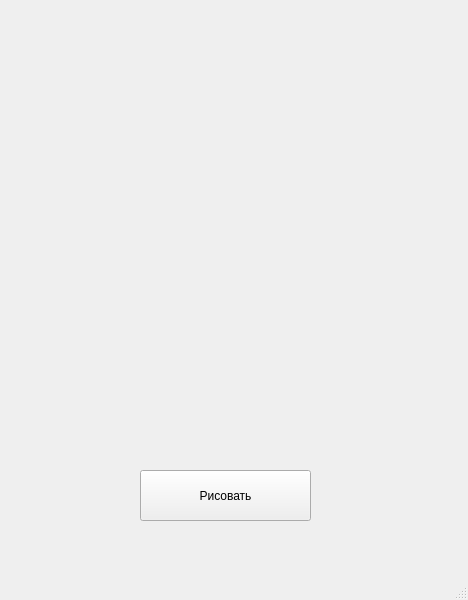
<?xml version="1.0" encoding="UTF-8"?>
<ui version="4.0">
 <class>MainWindow</class>
 <widget class="QMainWindow" name="MainWindow">
  <property name="geometry">
   <rect>
    <x>0</x>
    <y>0</y>
    <width>468</width>
    <height>600</height>
   </rect>
  </property>
  <property name="windowTitle">
   <string>MainWindow</string>
  </property>
  <widget class="QWidget" name="centralwidget">
   <widget class="QLabel" name="label">
    <property name="geometry">
     <rect>
      <x>10</x>
      <y>0</y>
      <width>441</width>
      <height>401</height>
     </rect>
    </property>
    <property name="text">
     <string/>
    </property>
   </widget>
   <widget class="QPushButton" name="pushButton">
    <property name="geometry">
     <rect>
      <x>140</x>
      <y>470</y>
      <width>171</width>
      <height>51</height>
     </rect>
    </property>
    <property name="cursor">
     <cursorShape>PointingHandCursor</cursorShape>
    </property>
    <property name="text">
     <string>Рисовать</string>
    </property>
   </widget>
  </widget>
  <widget class="QMenuBar" name="menubar">
   <property name="geometry">
    <rect>
     <x>0</x>
     <y>0</y>
     <width>468</width>
     <height>26</height>
    </rect>
   </property>
  </widget>
  <widget class="QStatusBar" name="statusbar"/>
 </widget>
 <resources/>
 <connections/>
</ui>
